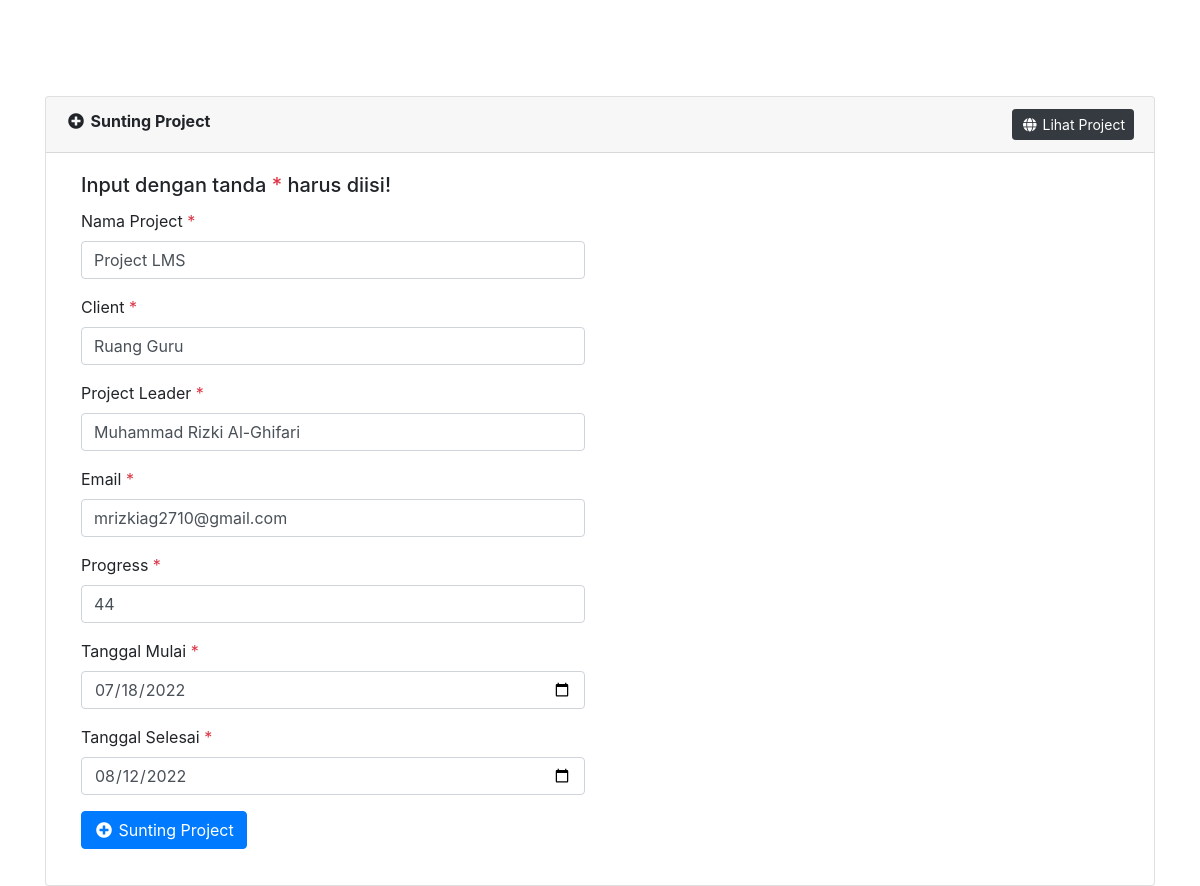
Screenshot of /ubah-project.php?editId=2 with the database file from the repository.
### tables this page shows
CREATE TABLE `project` (
  `id` int(11) NOT NULL,
  `project_name` varchar(64) NOT NULL,
  `client` varchar(64) NOT NULL,
  `project_leader` varchar(64) NOT NULL,
  `email` varchar(64) NOT NULL,
  `foto` varchar(255) DEFAULT NULL,
  `start_date` date NOT NULL,
  `end_date` date NOT NULL,
  `progress` int(11) NOT NULL
);

### include/Database.php (called while the page is built, shortened)
<?php
class Database{
    protected $pdo;
    public function __construct(\PDO $pdo)
    {
        $this->pdo = $pdo;
        $this->pdo->setAttribute(\PDO::ATTR_ERRMODE, \PDO::ERRMODE_EXCEPTION);
    }
    public function getAllRecords($tableName, $fields='*', $cond='', $orderBy='', $limit='')
    {
        $stmt = $this->pdo->prepare("SELECT $fields FROM $tableName WHERE 1 ".$cond." ".$orderBy." ".$limit);
        $stmt->execute();
        $rows = $stmt->fetchAll(PDO::FETCH_ASSOC);
        return $rows;
    }
}
?>

### config.php (called while the page is built, shortened)
<?php
include_once('include/Database.php');
$dsn	= 	"mysql:dbname=".SS_DB_NAME.";host=".SS_DB_HOST."";
$pdo	=	"";
try {
	$pdo = new PDO($dsn, SS_DB_USER, SS_DB_PASSWORD);
}catch (PDOException $e) {
	echo "Koneksi ke database gagal, pesan error  : " . $e->getMessage();
}
$db 	=	new Database($pdo);
?>

### ubah-project.php (the view, shortened to what this page needs)
<?php include_once 'config.php';
if(isset($_REQUEST['editId']) and $_REQUEST['editId']!=""){
	$row	=	$db->getAllRecords('project','*',' AND id="'.$_REQUEST['editId'].'"');
}
?>
<!doctype html>
<html lang="en-US" xmlns:fb="https://www.facebook.com/2008/fbml" xmlns:addthis="https://www.addthis.com/help/api-spec"
	prefix="og: http://ogp.me/ns#" class="no-js">
<head>
	<link rel="stylesheet" href="https://stackpath.bootstrapcdn.com/bootstrap/4.2.1/css/bootstrap.min.css"
>
	<link rel="stylesheet" href="https://use.fontawesome.com/releases/v5.6.3/css/all.css"
>
</head>
<body>
	<br><br><br><br>
	<div class="container">
		<div class="card">
			<div class="card-header"><i class="fa fa-fw fa-plus-circle"></i> <strong>Sunting Project</strong> <a
					href="project.php" class="float-right btn btn-dark btn-sm"><i class="fa fa-fw fa-globe"></i> Lihat
					Project</a></div>
			<div class="card-body">
				<div class="col-sm-6">
					<h5 class="card-title">Input dengan tanda <span class="text-danger">*</span> harus diisi!</h5>
					<form method="post">
						<div class="form-group">
							<label>Nama Project <span class="text-danger">*</span></label>
							<input type="text" name="project_name" id="project_name" class="form-control"
								value="<?php echo $row[0]['project_name']; ?>" placeholder="Masukkan nama project"
								required>
						</div>
						<div class="form-group">
							<label>Client <span class="text-danger">*</span></label>
							<input type="text" name="client" id="client" class="form-control"
								value="<?php echo $row[0]['client']; ?>" placeholder="Masukkan nama client" required>
						</div>
						<div class="form-group">
							<label>Project Leader <span class="text-danger">*</span></label>
							<input type="text" name="project_leader" id="project_leader" class="form-control"
								value="<?php echo $row[0]['project_leader']; ?>"
								placeholder="Masukkan nama project leader" required>
						</div>
						<div class="form-group">
							<label>Email <span class="text-danger">*</span></label>
							<input type="email" name="email" id="email" class="form-control"
								value="<?php echo $row[0]['email']; ?>" placeholder="Masukkan email leader" required>
						</div>
						<div class="form-group">
							<label>Progress <span class="text-danger">*</span></label>
							<input type="number" class="form-control" name="progress" id="progress"
								value="<?php echo $row[0]['progress']; ?>" placeholder="Masukkan persentase progress"
								required>
						</div>
						<div class="form-group">
							<label>Tanggal Mulai <span class="text-danger">*</span></label>
							<input type="date" class="form-control" name="start_date" id="start_date"
								value="<?php echo $row[0]['start_date']; ?>" placeholder="Masukkan tanggal mulai"
								required>
						</div>
						<div class="form-group">
							<label>Tanggal Selesai <span class="text-danger">*</span></label>
							<input type="date" class="form-control" name="end_date" id="end_date"
								value="<?php echo $row[0]['end_date']; ?>" placeholder="Masukkan tanggal mulai"
								required>
						</div>
						<div class="form-group">
							<button type="submit" name="submit" value="submit" id="submit" class="btn btn-primary"><i
									class="fa fa-fw fa-plus-circle"></i> Sunting Project</button>
						</div>
					</form>
				</div>
			</div>
		</div>
	</div>
</body>
</html>

### rows the page displays
project: project_name "Project LMS", client "Ruang Guru", project_leader "Muhammad Rizki Al-Ghifari", email "mrizkiag2710@gmail.com", progress "44", start_date "07/18/2022", end_date "08/12/2022"
